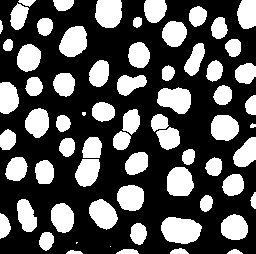
#> input picture misc/blob.png, 256 x 254 px, found by its file name
$ python lab-10-morphology.py
#> lines starting #> are read from the running program, lines starting #| are printed output that depends on the picture; after the words box and inside, x2 and y2 are one past the last pixel; in counts of white or black regions, pixels touching at a corner belong together
import numpy as np
from skimage.morphology import binary_dilation as bwdilate, binary_erosion as bwerode, binary_opening as bwopen, binary_closing as bwclose, skeletonize as bwskel
import skimage.data as data
import skimage.exposure as ex
import matplotlib.pyplot as plt

c = plt.imread('C:\\Users\\kamel\\Music\\misc\\blob.png')
#> c: shape (254, 256) float32; values 0 (black) and 1 (white), 34.1% white; 68 white regions (3 under 20 px), largest, box (x1, y1, x2, y2) and area: (161, 217, 202, 244) 858, (157, 87, 191, 114) 676, (59, 26, 87, 57) 660
sel = np.ones((3,3))
c_01 = bwdilate(c,sel)
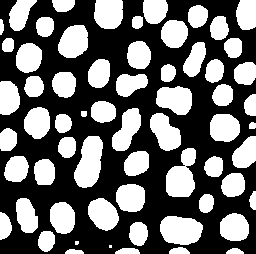
#> c_01: shape (254, 256) bool; 42.1% white; 63 white regions (2 under 20 px), largest, box (x1, y1, x2, y2) and area: (74, 136, 103, 188) 1064, (160, 216, 203, 245) 998, (166, 148, 196, 197) 997


plt.subplot(2,3,1)
plt.axis('off')
plt.title('Binary image')
plt.imshow(c, cmap='gray')

plt.subplot(2,3,2)
plt.axis('off')
plt.title('Dilation of the binary image')
plt.imshow(ex.rescale_intensity(c_01,out_range=(0.0,1.0)),cmap='gray')

c_01 = bwerode(c,sel)
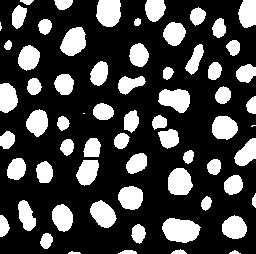
#> c_01: shape (254, 256) bool; 26.7% white; 66 white regions (3 under 20 px), largest, box (x1, y1, x2, y2) and area: (162, 218, 201, 243) 726, (96, 0, 121, 27) 571, (158, 89, 190, 113) 555

plt.subplot(2,3,3)
plt.axis('off')
plt.title('Erosion of the binary image')
plt.imshow(ex.rescale_intensity(c_01,out_range=(0.0,1.0)),cmap='gray')

c_01 = bwopen(c,sel)
#> c_01: shape (254, 256) bool; 34% white; 66 white regions (1 under 20 px), largest, box (x1, y1, x2, y2) and area: (161, 217, 202, 244) 858, (157, 88, 191, 114) 675, (59, 26, 87, 57) 660

plt.subplot(2,3,4)
plt.axis('off')
plt.title('Opening of the binary image')
plt.imshow(ex.rescale_intensity(c_01,out_range=(0.0,1.0)),cmap='gray')

c_01 = bwclose(c,sel)
#> c_01: shape (254, 256) bool; 34.2% white; 64 white regions (3 under 20 px), largest, box (x1, y1, x2, y2) and area: (75, 137, 102, 187) 902, (161, 217, 202, 244) 858, (157, 87, 191, 114) 678

plt.subplot(2,3,5)
plt.axis('off')
plt.title('Closing of the binary image')
plt.imshow(ex.rescale_intensity(c_01,out_range=(0.0,1.0)),cmap='gray')

c_01 = bwskel(c)
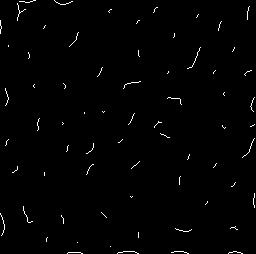
#> c_01: shape (254, 256) bool; 1% white in thin lines or dots

plt.subplot(2,3,6)
plt.axis('off')
plt.title('Skeletonization of the binary image')
plt.imshow(ex.rescale_intensity(c_01,out_range=(0.0,1.0)),cmap='gray')

plt.show()
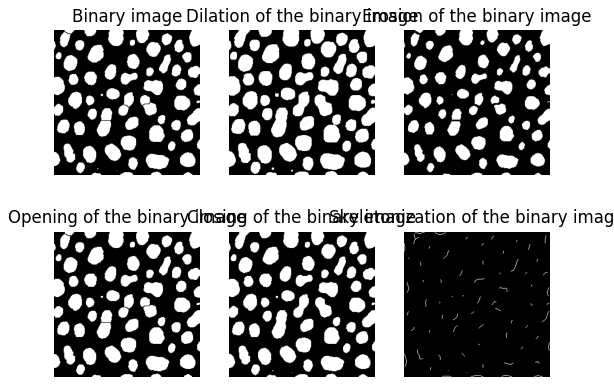
#> figure drawn by matplotlib, 6 panels
